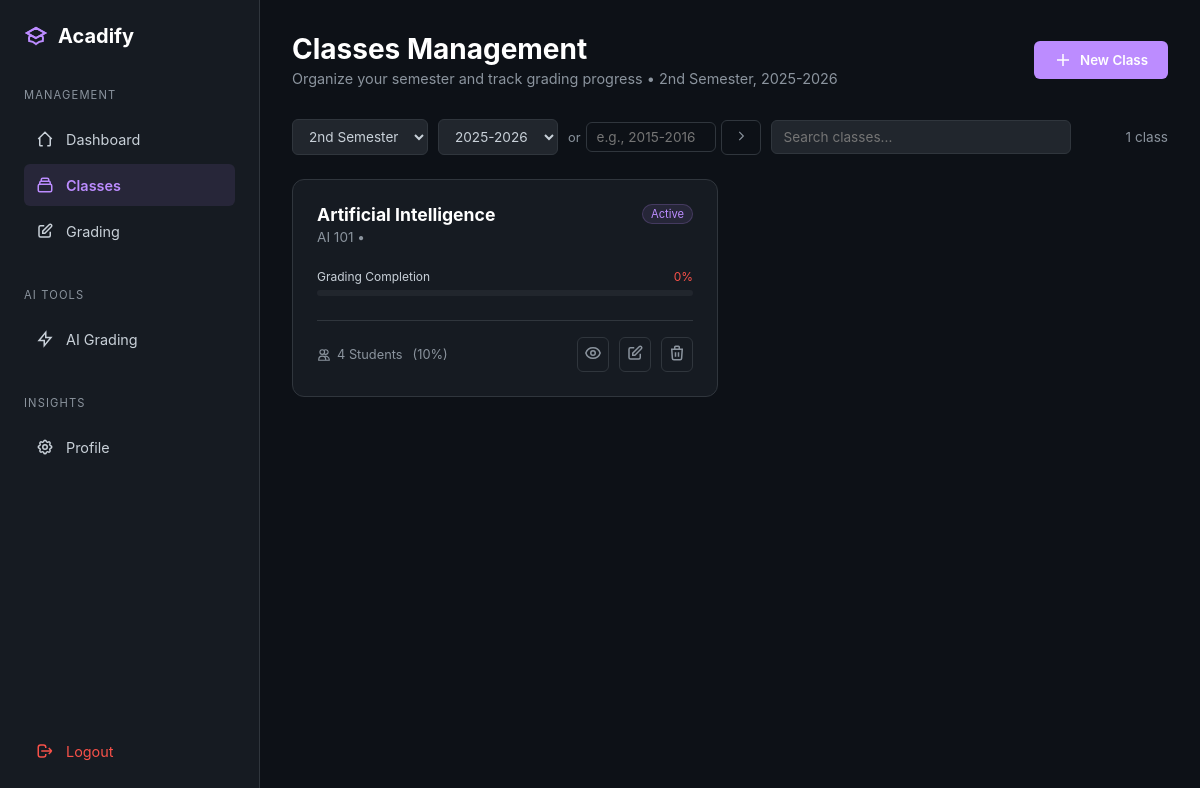
Page /teacher/classes (signed in) on the committed database.
### models.py (models this page shows, shortened)
class Class(db.Model):
    __tablename__ = 'class'
    id = db.Column(db.Integer, primary_key=True)
    subject_id = db.Column(db.Integer, db.ForeignKey('subject.id'), nullable=True)
    subject_name = db.Column(db.String(200), nullable=True)
    subject_code = db.Column(db.String(20), nullable=True)
    units = db.Column(db.Integer, nullable=True)
    teacher_id = db.Column(db.Integer, db.ForeignKey('teacher.id'), nullable=False)
    section = db.Column(db.String(20), nullable=True)
    schedule = db.Column(db.String(100), nullable=True)
    room = db.Column(db.String(50), nullable=True)
    school_year = db.Column(db.String(20), nullable=False)
    semester = db.Column(db.String(20), nullable=False)
    max_students = db.Column(db.Integer, default=40)
    grading_formula = db.Column(db.Text, nullable=True)
    grade_conversion_table = db.Column(db.Text, nullable=True)
    department = db.Column(db.String(100), nullable=True)
    program = db.Column(db.String(100), nullable=True)
    year_level = db.Column(db.String(20), nullable=True)
    created_at = db.Column(db.DateTime, default=datetime.utcnow)
    enrollments = db.relationship('Enrollment', backref='class_', lazy='dynamic', cascade='all, delete-orphan')
    tests = db.relationship('Test', backref='class_', lazy='dynamic', cascade='all, delete-orphan')
    @property
    def effective_subject_name(self):
        if self.subject_name:
            return self.subject_name
        elif self.subject_id and self.subject:
            return self.subject.name
        return "Unnamed Subject"
    @property
    def effective_subject_code(self):
        if self.subject_code:
            return self.subject_code
        elif self.subject_id and self.subject:
            return self.subject.code
        return "N/A"
    @property
    def effective_units(self):
        if self.units is not None:
            return self.units
        elif self.subject_id and self.subject:
            return self.subject.units
        return 3  # Default
    def has_grading_formula(self):
        return self.grading_formula is not None or (
            self.subject_id and self.subject and self.subject.grading_formula
        )
    def can_edit_formula(self):
        from models import Grade, Test
        grades_count = Grade.query.join(Test).filter(
            Test.class_id == self.id,
            Grade.final_grade.isnot(None)
        ).count()
        return grades_count == 0

### blueprints/teacher/routes.py (the view)
@teacher_bp.route('/classes')
@teacher_required
def classes():
    teacher = current_user.teacher_profile
    current_school_year = Config.get_current_school_year()
    current_semester = Config.get_current_semester()
    selected_year = request.args.get('year')      # None if not in URL
    selected_semester = request.args.get('semester')  # None if not in URL
    if selected_year is None:
        selected_year = current_school_year
    if selected_semester is None:
        selected_semester = current_semester
    query = Class.query.filter_by(teacher_id=teacher.id)
    if selected_year != 'all':
        query = query.filter_by(school_year=selected_year)
    if selected_semester != 'all':
        query = query.filter_by(semester=selected_semester)
    teacher_classes = query.order_by(
        Class.school_year.desc(),
        Class.semester
    ).all()
    all_years = sorted(
        list(set([cls.school_year for cls in Class.query.filter_by(teacher_id=teacher.id).all()])),
        reverse=True
    )
    available_years = all_years  # Show all years with classes
    classes_data = []
    for cls in teacher_classes:
        enrollment_count = Enrollment.query.filter_by(
            class_id=cls.id,
            status='enrolled'
        ).count()
        tests = Test.query.filter_by(class_id=cls.id).all()
        total_possible_grades = enrollment_count * len(tests) if tests else 0
        if total_possible_grades > 0:
            graded_count = 0
            for test in tests:
                graded_count += Grade.query.filter_by(
                    test_id=test.id
                ).filter(Grade.final_grade.isnot(None)).count()
            grading_percentage = (graded_count / total_possible_grades * 100)
        else:
            grading_percentage = 0
        class_display = {
            'id': cls.id,
            'name': cls.effective_subject_name,
            'code': cls.effective_subject_code,
            'units': cls.effective_units,
            'section': cls.section,
            'schedule': cls.schedule,
            'room': cls.room,
            'semester': cls.semester,
            'school_year': cls.school_year,
            'max_students': cls.max_students,
            'has_formula': cls.has_grading_formula(),
            'can_edit_formula': cls.can_edit_formula()
        }
        classes_data.append({
            'class': class_display,
            'enrollment_count': enrollment_count,
            'capacity_percentage': (enrollment_count / cls.max_students * 100) if cls.max_students else 0,
            'grading_percentage': grading_percentage
        })
    all_students = Student.query.order_by(Student.last_name, Student.first_name).all()
    students_json = [{
        'id': s.id,
        'first_name': s.first_name,
        'last_name': s.last_name,
        'student_number': s.student_number,
        'program': s.program
    } for s in all_students]
    return render_template(
        'teacher/classes.html',
        teacher=teacher,
        classes_data=classes_data,
        all_students=students_json,
        current_school_year=current_school_year,
        current_semester=current_semester,
        available_years=available_years,
        selected_year=selected_year or 'all',  # Pass selected filters back
        selected_semester=selected_semester or 'all'
    )

### templates/teacher/classes.html (shortened to what this page needs)
<!DOCTYPE html>
<html lang="en">
<head>
    <link rel="stylesheet" href="{{ url_for('static', filename='responsive.css') }}">
</head>
<body>
    <nav class="sidebar">
        <div class="logo">
            <svg viewBox="0 0 24 24"><path stroke-width="2" d="M12 14l9-5-9-5-9 5 9 5z"/><path stroke-width="2" d="M12 14l9-5-9-5-9 5 9 5zm0 0l6.16-3.422a12.083 12.083 0 01.665 6.479A11.952 11.952 0 0012 20.055a11.952 11.952 0 00-6.824-2.998 12.078 12.078 0 01.665-6.479L12 14z"/></svg>
            <span>Acadify</span>
        </div>
        <div class="nav-group">
            <span class="nav-label">Management</span>
            <a href="{{ url_for('teacher.dashboard') }}" class="nav-item">
                <svg class="icon" viewBox="0 0 24 24"><path d="M3 12l2-2m0 0l7-7 7 7M5 10v10a1 1 0 001 1h3m10-11l2 2m-2-2v10a1 1 0 01-1 1h-3"/></svg>
                <span>Dashboard</span>
            </a>
            <a href="{{ url_for('teacher.classes') }}" class="nav-item active">
                <svg class="icon" viewBox="0 0 24 24"><path d="M19 11H5m14 0a2 2 0 012 2v6a2 2 0 01-2 2H5a2 2 0 01-2-2v-6a2 2 0 012-2m14 0V9a2 2 0 00-2-2M5 11V9a2 2 0 012-2m0 0V5a2 2 0 012-2h6a2 2 0 012 2v2M7 7h10"/></svg>
                <span>Classes</span>
            </a>
            <a href="{{ url_for('teacher.grading') }}" class="nav-item">
                <svg class="icon" viewBox="0 0 24 24"><path d="M11 5H6a2 2 0 00-2 2v11a2 2 0 002 2h11a2 2 0 002-2v-5m-1.414-9.414a2 2 0 112.828 2.828L11.828 15H9v-2.828l8.586-8.586z"/></svg>
                <span>Grading</span>
            </a>
        </div>
        <div class="nav-group">
            <span class="nav-label">AI Tools</span>
            <a href="{{ url_for('ocr.ai_grading') }}" class="nav-item">
                <svg class="icon" viewBox="0 0 24 24"><path d="M13 10V3L4 14h7v7l9-11h-7z"/></svg>
                <span>AI Grading</span>
            </a>
        </div>
        <div class="nav-group">
            <span class="nav-label">Insights</span>
            <a href="{{ url_for('teacher.profile') }}" class="nav-item">
                <span>Profile</span>
            </a>
        </div>
        <a href="{{ url_for('auth.logout') }}" class="nav-item logout">
            <svg class="icon" viewBox="0 0 24 24"><path d="M17 16l4-4m0 0l-4-4m4 4H7m6 4v1a3 3 0 01-3 3H6a3 3 0 01-3-3V7a3 3 0 013-3h4a3 3 0 013 3v1"/></svg>
            <span>Logout</span>
        </a>
    </nav>
    <main class="main-content">
        <header class="header-actions">
            <div>
                <h1 style="color:#fff; font-size: 1.75rem;">Classes Management</h1>
                <p style="color: var(--text-dim); font-size: 0.9rem; margin-top: 4px;">
                    Organize your semester and track grading progress • {{ current_semester }}, {{ current_school_year }}
                </p>
            </div>
            <button class="btn-primary" onclick="openCreateModal()">
                <svg class="icon" viewBox="0 0 24 24"><path d="M12 4v16m8-8H4"/></svg>
                New Class
            </button>
        </header>
        <div class="filter-bar">
            <select class="filter-select" id="semesterFilter" onchange="applyFilters()">
                <option value="2nd Semester" {% if selected_semester == '2nd Semester' %}selected{% endif %}>2nd Semester</option>
            </select>
            <select class="filter-select" id="yearFilter" onchange="applyFilters()">
                {% for year in available_years %}
                <option value="{{ year }}" {% if year == selected_year %}selected{% endif %}>
                    {{ year }}
                </option>
                {% endfor %}
            </select>
            <div style="display: flex; gap: 5px; align-items: center;">
                <span style="color: var(--text-dim); font-size: 0.8rem;">or</span>
                <input type="text"
                    id="customYearInput"
                    class="form-input"
                    placeholder="e.g., 2015-2016"
                    style="width: 130px; padding: 6px 10px; font-size: 0.85rem;"
                    pattern="\d{4}-\d{4}">
                <button type="button"
                        class="icon-btn"
                        onclick="jumpToCustomYear()"
                        style="padding: 6px 12px;">
                    <svg class="icon" style="width: 14px;" viewBox="0 0 24 24">
                        <path d="M9 5l7 7-7 7"/>
                    </svg>
                </button>
            </div>
            <input type="text" class="search-box" id="searchBox" placeholder="Search classes..." onkeyup="searchClasses()">
            <span style="margin-left: auto; color: var(--text-dim); font-size: 0.85rem;">
                <span id="visibleCount">{{ classes_data|length }}</span> {{ 'class' if classes_data|length == 1 else 'classes' }}
            </span>
        </div>
        {% if classes_data %}
        <div class="class-grid" id="classGrid">
            {% for item in classes_data %}
            <div class="class-card" data-class-id="{{ item.class.id }}" data-semester="{{ item.class.semester }}" data-year="{{ item.class.school_year }}">
                <span class="class-status">Active</span>
                <div class="class-header">
                    <h3>{{ item.class.name }}</h3>
                    <p class="class-subtitle">
                        {{ item.class.code }} •
                </div>
                <div class="grading-progress-container">
                    <div class="progress-label">
                        <span>Grading Completion</span>
                        {% if item.grading_percentage == 100 %}
                            <span style="color: var(--success-green);">{{ "%.0f"|format(item.grading_percentage) }}%</span>
                        {% elif item.grading_percentage >= 50 %}
                            <span style="color: var(--warning-orange);">{{ "%.0f"|format(item.grading_percentage) }}%</span>
                        {% else %}
                            <span style="color: var(--error-red);">{{ "%.0f"|format(item.grading_percentage) }}%</span>
                        {% endif %}
                    </div>
                    <div class="progress-bar-bg">
                    </div>
                </div>
                <div class="class-footer">
                    <div class="roster-count">
                        <svg class="icon" style="width:14px;" viewBox="0 0 24 24"><path d="M12 4.354a4 4 0 110 5.292M15 21H3v-1a6 6 0 0112 0v1zm0 0h6v-1a6 6 0 00-9-5.197M13 7a4 4 0 11-8 0 4 4 0 018 0z"/></svg>
                        {{ item.enrollment_count }} Student{{ 's' if item.enrollment_count != 1 else '' }}
                        <span style="color: var(--text-dim); margin-left: 4px;">
                            ({{ "%.0f"|format(item.capacity_percentage) }}%)
                        </span>
                    </div>
                    <div class="action-btns">
                        <button class="icon-btn" title="View Roster" onclick="window.location.href='{{ url_for('teacher.class_detail', class_id=item.class.id) }}'">
                            <svg class="icon" viewBox="0 0 24 24"><path d="M15 12a3 3 0 11-6 0 3 3 0 016 0z"/><path d="M2.458 12C3.732 7.943 7.523 5 12 5c4.478 0 8.268 2.943 9.542 7-1.274 4.057-5.064 7-9.542 7-4.477 0-8.268-2.943-9.542-7z"/></svg>
                        </button>
                        <button class="icon-btn" title="Edit Class" onclick="editClass({{ item.class.id }})">
                            <svg class="icon" viewBox="0 0 24 24"><path d="M11 5H6a2 2 0 00-2 2v11a2 2 0 002 2h11a2 2 0 002-2v-5m-1.414-9.414a2 2 0 112.828 2.828L11.828 15H9v-2.828l8.586-8.586z"/></svg>
                        </button>
                        <button class="icon-btn delete" title="Delete Class" onclick="confirmDelete({{ item.class.id }}, '{{ item.class.name }}')">
                            <svg class="icon" viewBox="0 0 24 24"><path d="M19 7l-.867 12.142A2 2 0 0116.138 21H7.862a2 2 0 01-1.995-1.858L5 7m5 4v6m4-6v6m1-10V4a1 1 0 00-1-1h-4a1 1 0 00-1 1v3M4 7h16"/></svg>
                        </button>
                    </div>
                </div>
            </div>
            {% endfor %}
        </div>
        {% endif %}
    </main>
</body>
</html>

### rows in the picture
Class: semester "2nd Semester", class.name "Artificial Intelligence", class.code "AI 101"

### other values in the picture
{{ current_school_year }} "2025-2026"
{{ classes_data|length }} "1"
{{ 'class' if classes_data|length == 1 else 'classes' }} "class"
{{ "%.0f"|format(item.grading_percentage) }} "0"
{{ item.enrollment_count }} "4"
{{ 's' if item.enrollment_count != 1 else '' }} "s"
{{ "%.0f"|format(item.capacity_percentage) }} "10"
form field value "2025-2026"
